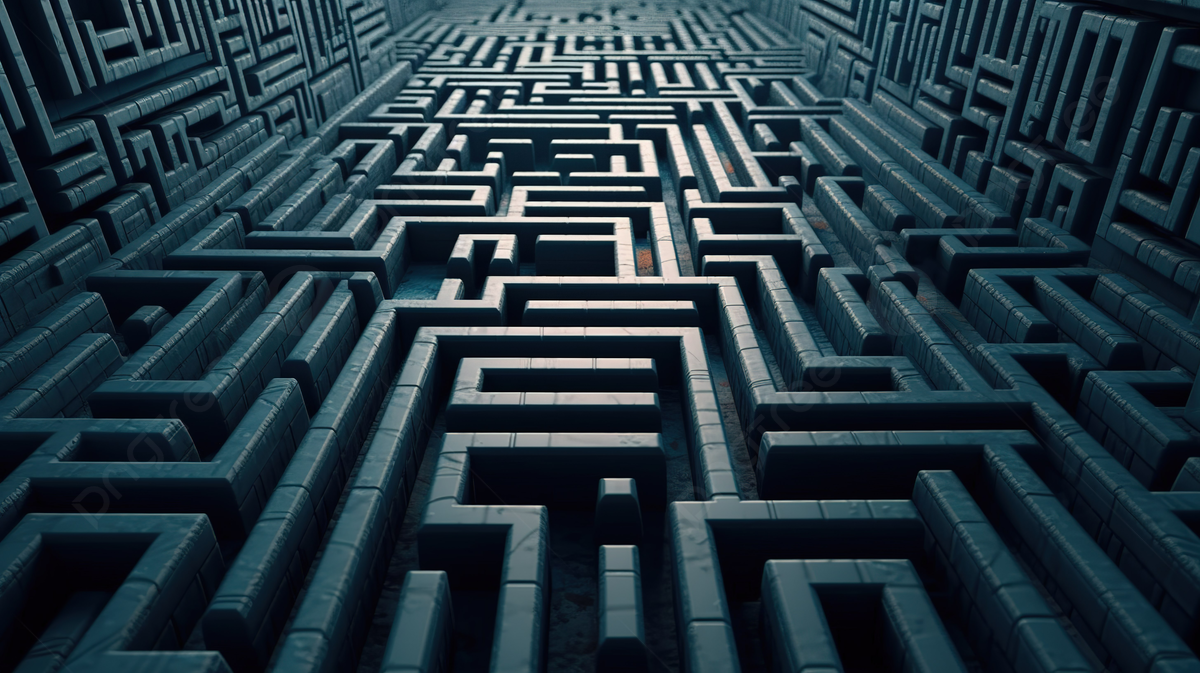
#> input picture images/Pict.png, 1200 x 673 px, found by its file name
$ python -i Maze_inter.py   (imports and definitions only)
#> lines starting #> are read from the running program, lines starting #| are printed output that depends on the picture
import tkinter as tk
import pygame
import sys
import time
from tkinter import *
from time import strftime
from tkinter import ttk
from random import choice
from tkinter import messagebox
from PIL import ImageTk, Image


LARGE_FONT_S = ("Arial", 26, "bold")
LARGE_FONT_S_TITLE = ("Arial", 36, "bold")
DIG_FONT_S = ("Arial", 24, "bold")
DEF_FONT_S = ("Arial", 20)

BILA_1 = "#F8FAFF"
BILA = "#FFFFFF"
SV_MODRA = "#CCEDFF"
SV_SEDA = "#F5F5F5"
BOARD = "#25265E"


def main_page():

    root = tk.Tk()
    root.title("Labyrinth")
    root.geometry("800x800")
    root.resizable(0, 0)
    imgTemp = Image.open("C:/Users/robin/Desktop/SKOOL/Computer_prog_language/Semestral_Project/images/Pict.png")
#> imgTemp is the input picture: PIL image 1200x673 RGB; mean R, G, B 37.2, 55.9, 65.8
    imgTemp_bck = Image.open("C:/Users/robin/Desktop/SKOOL/Computer_prog_language/Semestral_Project/images/Lab_bckgrd_01.jpg")
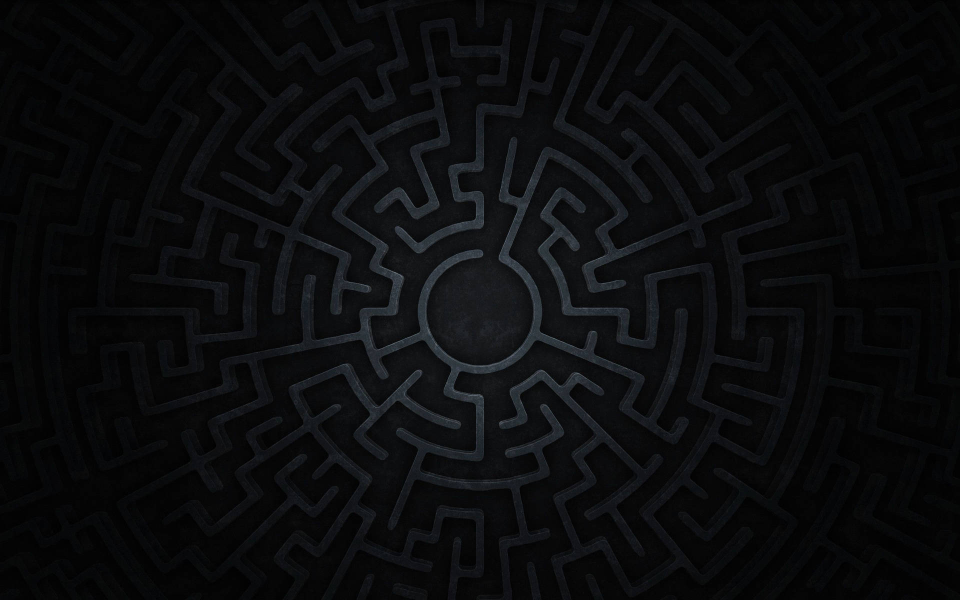
#> input picture images/Lab_bckgrd_01.jpg, 1920 x 1200 px, found by its file name (shown at 1/2 size)
#> imgTemp_bck is the input picture: PIL image 1920x1200 RGB; mean R, G, B 10.8, 11.6, 13
    img2 = imgTemp.resize((800,800))
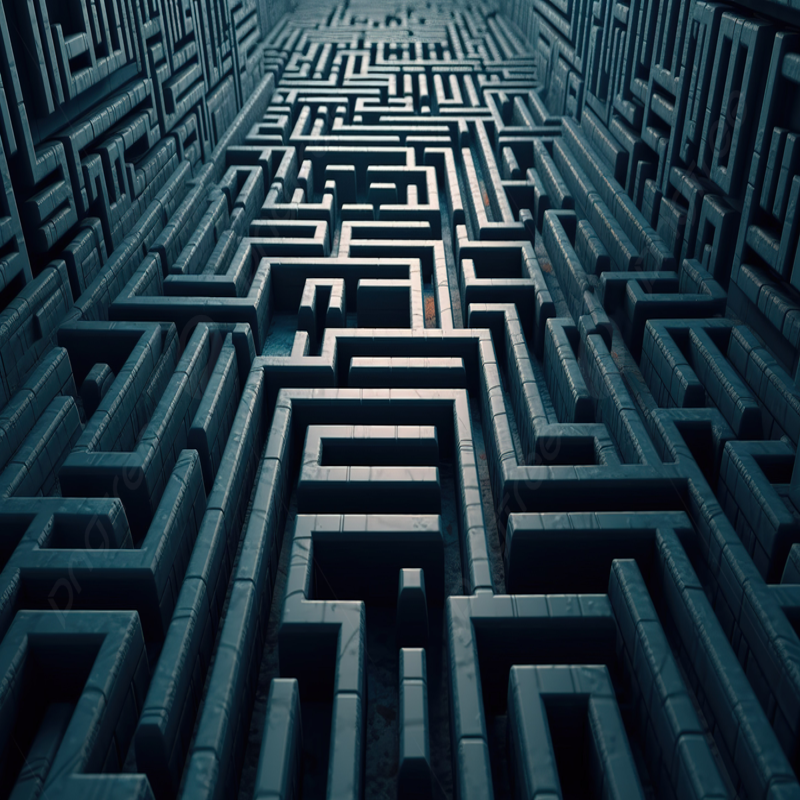
#> img2: PIL image 800x800 RGB; mean R, G, B 37.2, 55.9, 65.8
    img3 = imgTemp_bck.resize((400,100))
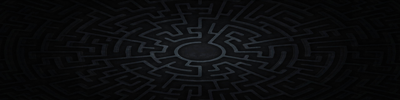
#> img3: PIL image 400x100 RGB; mean R, G, B 10.8, 11.6, 13
    img = ImageTk.PhotoImage(img2)
    img_back = ImageTk.PhotoImage(img3)

    label = Label(root,image=img)
    label.pack(side='top',fill=Y)

    text_label = tk.Label(root, text="MAZE!!!", image=img_back, compound=tk.CENTER, fg="white", font = LARGE_FONT_S_TITLE, borderwidth=0)
    text_label.place(x = 200, y = 50)

    butt_start = tk.Button(root, text="START!", command=lambda: start_game(root),image=img_back, compound=tk.CENTER, fg="white", font=LARGE_FONT_S, borderwidth=0)
    butt_start.place(x = 200, y = 250)

    butt_score = tk.Button(root, text="SCORE BOARD!", command=lambda: score_board(root), image=img_back, compound=tk.CENTER, fg="white", font=LARGE_FONT_S, borderwidth=0)
    butt_score.place(x = 200, y = 350)

    butt_exit = tk.Button(root, text="EXECUTE THE GAME!", command=lambda: execute_game(root), image=img_back, compound=tk.CENTER, fg="white", font=LARGE_FONT_S, borderwidth=0)
    butt_exit.place(x = 200, y = 450)

    # Create a label for the time
    time_label = tk.Label(root, font=LARGE_FONT_S, bg="black", fg="white")
    time_label.place(x = 595, y = 755)
        # Start updating the time
    update_time(time_label)

    root.mainloop()


# [280 lines left out: functions start_game, diff_choice, name_Board, game, score_board, show_popup, not called in this run]

def execute_game(root):
    print("You exit a game!!!")
    root.destroy()  # Close the Tkinter window

def go_back_from_score_board(score_board):
    score_board.destroy()
    main_page()

def go_back_from_play(start_game):
    start_game.destroy()
    main_page()

def update_time(label):
    time_string = strftime("%H:%M:%S %p")
    label.config(text=time_string)
    label.after(1000, update_time, label)  # Update every 1000 milliseconds (1 second)

# [1 line not run here, left out]

>>> result = main_page()
